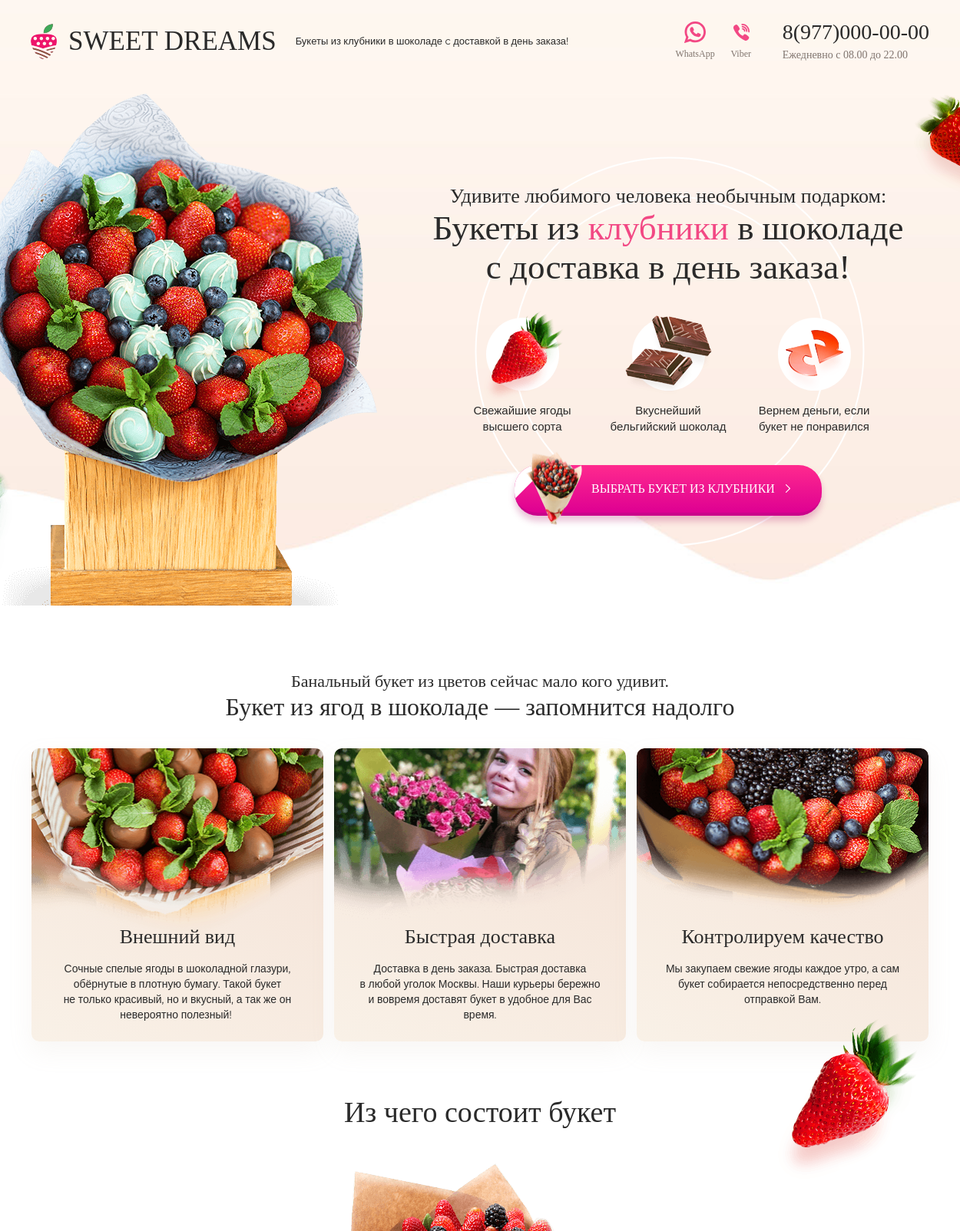
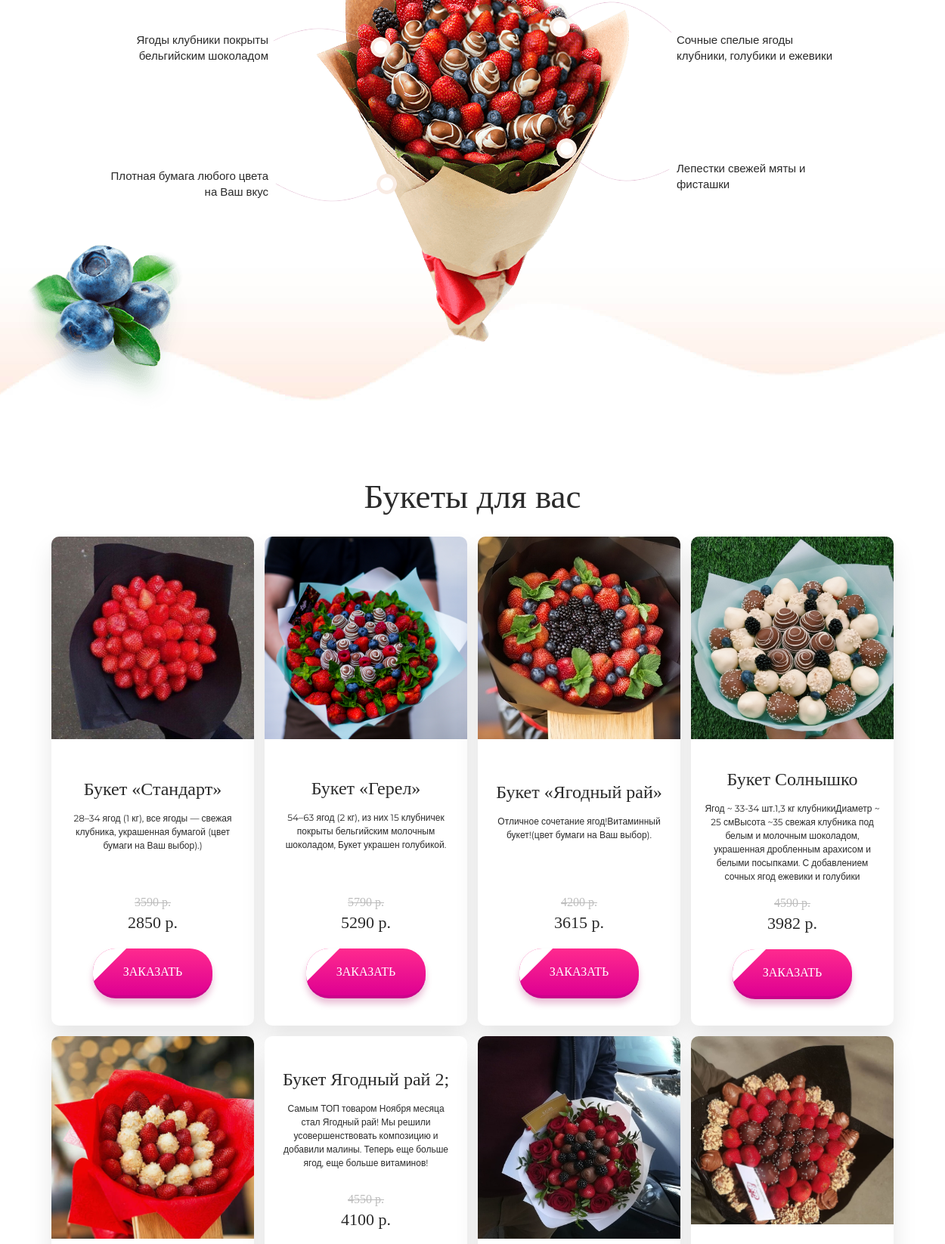
The page / (upper part) on the database its author committed (2 pictures, top to bottom).
### landing/models.py (models this page shows, shortened)
class Product(models.Model):
    class Meta:
        verbose_name = 'Букет'
        verbose_name_plural = 'Букеты'
    title = models.CharField(max_length=30, unique=True, verbose_name='Название')
    description = models.TextField(verbose_name='Описание')
    img = models.CharField(max_length=100, verbose_name='Путь к изображению')
    old_price = models.IntegerField(null=True, verbose_name='Старая цена')
    price = models.IntegerField(verbose_name='Новая цена')

### landing/views.py (the view)
# urls.py: path('', views.index),
def index(request):
    products = list(ProductModel.objects.all())
    return render(request, 'index.html', {'products': products})

### landing/templates/index.html (shortened to what this page needs)
<!DOCTYPE html>
{% load static %}
<html lang="en">
<head>
  <link rel="stylesheet" href="{% static 'styles/style.css' %}">
</head>
<body>
  {% include 'promo.html' %}
  {% include 'about.html' %}
  {% include 'consist.html' %}
  {% include 'product.html' %}
</body>
</html>

### landing/templates/promo.html (shortened to what this page needs)
{% load static %}
<section id="promo" class="promo">
  <header class="header">
    <div class="container container_0">
      <div class="header-cols">
        <div class="header-cols__col header-cols__col_left">
          <div class="header-logo">
            <div class="header-logo__col header-logo__col_left"><img src="{% static 'img/logo.png' %}" alt=""
                class="header-logo__logo"></div>
            <div class="header-logo__col header-logo__col_center">
              <p class="header-logo__name">Sweet dreams</p>
            </div>
            <div class="header-logo__col header-logo__col_right">
              <p class="header-logo__desc">Букеты из&nbsp;клубники в&nbsp;шоколаде c доставкой в день заказа!</p>
            </div>
          </div>
        </div>
        <div class="header-cols__col header-cols__col_right">
          <div class="header-socials"><a href="whatsapp://send?phone=900" target="_blank"
              class="header-socials__item whatsapp__button">
              <div class="header-socials__item-icon header-socials__item-icon_whatsapp"></div>
              <p class="header-socials__item-title">WhatsApp</p>
            </a> <a href="viber://chat?number=900" target="_blank"
              class="header-socials__item viber__button">
              <div class="header-socials__item-icon header-socials__item-icon_viber"></div>
              <p class="header-socials__item-title">Viber</p>
            </a></div>
          <div
            class="header-contacts"><a href="tel:900" class="header-contacts__phone ct">
              <nobr>8(977)000-00-00</nobr>
            </a>
            <p class="header-contacts__time">Ежедневно с&nbsp;08.00 до&nbsp;22.00</p>
          </div>
        </div>
      </div>
    </div>
  </header>
  <div class="promo__content">
    <div class="container container_0">
      <div class="promo__decor promo__decor_1"></div>
      <div class="promo__decor promo__decor_2"></div>
      <div class="promo-cols">
        <div class="promo-cols__col promo-cols__col_left"><img src="{% static 'img/product.png' %}" alt=""
            class="promo__picture"></div>
        <div class="promo-cols__col promo-cols__col_right">
          <div class="promo-circles">
          </div>
          <p class="title title_center title_m">Удивите любимого человека необычным подарком:</p>
          <p class="title title_center title_xl">Букеты из&nbsp;<span class="title_pink">клубники</span>
            в&nbsp;шоколаде<br> с&nbsp;доставка в день заказа!</p>
          <div class="promo-advantages">
            <div class="promo-advantages__item">
              <div class="promo-advantages__item-icon-container"><img src="{% static 'img/icon-1.png' %}" alt=""
                  class="promo-advantages__item-icon"></div>
              <p class="promo-advantages__item-title">Свежайшие ягоды высшего сорта</p>
            </div>
            <div class="promo-advantages__item">
              <div class="promo-advantages__item-icon-container"><img src="{% static 'img/icon-2.png' %}" alt=""
                  class="promo-advantages__item-icon"></div>
              <p class="promo-advantages__item-title">Вкуснейший бельгийский шоколад</p>
            </div>
            <div class="promo-advantages__item">
              <div class="promo-advantages__item-icon-container"><img src="{% static 'img/icon-3.png' %}" alt=""
                  class="promo-advantages__item-icon"></div>
              <p class="promo-advantages__item-title">Вернем деньги, если букет не&nbsp;понравился</p>
            </div>
          </div> <img src="{% static 'img/product.png' %}" alt="" class="promo__picture promo__picture_m">
          <div class="promo__btn-container">
            <div class="promo__btn-icon"></div>
            <a href="#products" class="btn btn_purple btn_l promo__btn">Выбрать букет из клубники <i
                class="btn__icon btn__icon_arrow"></i>
            </a>
          </div>
        </div>
      </div>
    </div>
  </div>
</section>

### landing/templates/about.html
<section id="about" class="about">
  <div class="container">
    <p class="title title_center title_s">Банальный букет из&nbsp;цветов сейчас мало кого удивит.</p>
    <p class="title title_center title_l">Букет из ягод в&nbsp;шоколаде&nbsp;— запомнится надолго</p>
  </div>
  <div class="container container_0">
    <div class="slider about-items">
      <div class="about-items__item">
        <div class="about-items__item-inner">
          <div class="about-items__item-bg about-items__item-bg_1"></div>
          <div class="about-items__item-content">
            <p class="title title_m about-items__item-title">Внешний вид</p>
            <p class="about-items__item-desc">Сочные спелые ягоды в&nbsp;шоколадной глазури, обёрнутые в&nbsp;плотную
              бумагу. Такой букет не&nbsp;только красивый, но&nbsp;и&nbsp;вкусный, а так же он невероятно
              полезный!&nbsp;</p>
          </div>
        </div>
      </div>
      <div class="about-items__item">
        <div class="about-items__item-inner">
          <div class="about-items__item-bg about-items__item-bg_2"></div>
          <div class="about-items__item-content">
            <p class="title title_m about-items__item-title">Быстрая доставка</p>
            <p class="about-items__item-desc">Доставка в день заказа. Быстрая доставка в&nbsp;любой уголок Москвы. Наши
              курьеры бережно и&nbsp;вовремя доставят букет в удобное для Вас время.</p>
          </div>
        </div>
      </div>
      <div class="about-items__item">
        <div class="about-items__item-inner">
          <div class="about-items__item-bg about-items__item-bg_3"></div>
          <div class="about-items__item-content">
            <p class="title title_m about-items__item-title">Контролируем качество</p>
            <p class="about-items__item-desc">Мы&nbsp;закупаем свежие ягоды каждое утро, а&nbsp;сам букет собирается
              непосредственно перед отправкой Вам.</p>
          </div>
        </div>
      </div>
    </div>
  </div>
</section>

### landing/templates/consist.html
{% load static %}
<section id="consists" class="consists">
  <div class="container">
    <div class="consists__decor consists__decor_1"></div>
    <div class="consists__decor consists__decor_2"></div>
    <p class="title title_ml title_center">Из чего состоит букет</p>
    <div class="consists__picture-container">
      <div class="consists__picture-lines"></div> <img src="{% static 'img/flowers.png' %}" alt="" class="consists__picture">
      <div class="consists-items">
        <div class="consists-items__item">
          <p class="consists-items__item-title">Ягоды клубники покрыты бельгийским шоколадом</p>
        </div>
        <div class="consists-items__item">
          <p class="consists-items__item-title">Сочные спелые ягоды клубники, голубики и ежевики</p>
        </div>
        <div class="consists-items__item">
          <p class="consists-items__item-title">Плотная бумага любого цвета на&nbsp;Ваш вкус</p>
        </div>
        <div class="consists-items__item">
          <p class="consists-items__item-title">Лепестки свежей мяты и фисташки&nbsp;</p>
        </div>
      </div>
    </div>
  </div>
</section>

### landing/templates/product.html
{% load static %}
<section id="products" class="products" name="products">
  <div class="container">
    <p class="title title_center title_xl">Букеты для вас</p>
  </div>
  <div class="container container_0">
    <div class="slider products-items">
      {% for product in products %}
      <div class="products-items__item products-items__item_filter_undefined">
        <div class="products-items__item-inner">
          <div class="products-items__item-picture-container"><a href="{% static product.img %}" data-fancybox=""><img
                src="{% static product.img %}" alt="" class="products-items__item-picture"></a></div>
          <div class="products-items__item-content">
            <div class="products-items__item products-items__item-top">
              <p class="title products-items__item-title">{{ product.title }}</p>
              <p class="products-items__item-desc">{{ product.description }}</p>
            </div>
            <div class="products-items__item products-items__item-bottom">
              <p class="products-items__item-old-price">{{ product.old_price }} р.</p>
              <p class="products-items__item-price">{{ product.price }} р.</p> <a href="#notlike"
                class="btn btn_purple btn_l products-items__item-btn">Заказать</a>
            </div>
          </div>
        </div>
      </div>
      {% empty %}
        <div>Нет букетов</div>
      {% endfor %}
    </div>
  </div>
</section>

### landing/templates/reviews.html (shortened to what this page needs)
{% load static %}

### landing/templates/steps.html (shortened to what this page needs)
{% load static %}

### landing/templates/footer.html (shortened to what this page needs)
{% load static %}

### rows shown on the page
Product: img (picture), title "Букет «Стандарт»", description "28–34 ягод (1 кг), все ягоды — свежая клубника, украшенная бумагой (цвет бумаги на Ваш выбор).)", old_price "3590", price "2850"
Product: img (picture), title "Букет «Герел»", description "54–63 ягод (2 кг), из них 15 клубничек покрыты бельгийским молочным шоколадом, Букет украшен голубикой.", old_price "5790", price "5290"
Product: img (picture), title "Букет «Ягодный рай»", description "Отличное сочетание ягод!Витаминный букет!(цвет бумаги на Ваш выбор).", old_price "4200", price "3615"
Product: img (picture), title "Букет Солнышко", description "Ягод ~ 33-34 шт.1,3 кг клубникиДиаметр ~ 25 смВысота ~35 свежая клубника под белым и молочным шоколадом, украшенная дробленным арахисом и белыми посыпками. С добавлением сочных ягод ежевики и голубики", old_price "4590", price "3982"
Product: img (picture)
Product: title "Букет Ягодный рай 2;", description "Самым ТОП товаром Ноября месяца стал Ягодный рай! Мы решили усовершенствовать композицию и добавили малины. Теперь еще больше ягод, еще больше витаминов!", old_price "4550", price "4100"
Product: img (picture)
Product: img (picture)
